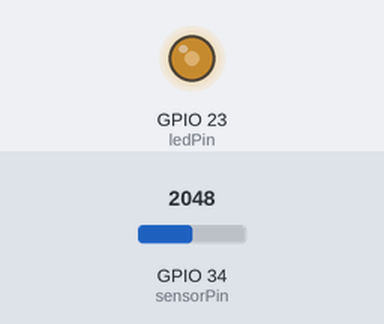
Bench run of a sketch on a simulated ESP32. On the bench: output pins drawn as LEDs (lit = HIGH). The test bench sets the inputs (shaded band); at power-on: GPIO 34 (sensorPin) = 2048. What the sketch prints to the serial monitor is not drawn.

Above: at 1.2 s.
1.3 s: GPIO 34 (sensorPin) set to 1228
At 2.5 s:
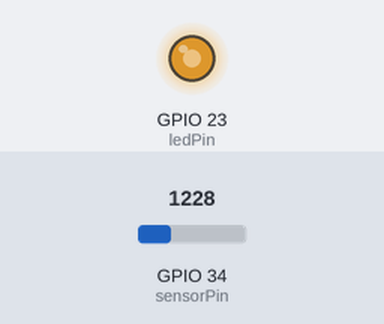
2.9 s: GPIO 34 (sensorPin) set to 491
At 3.8 s:
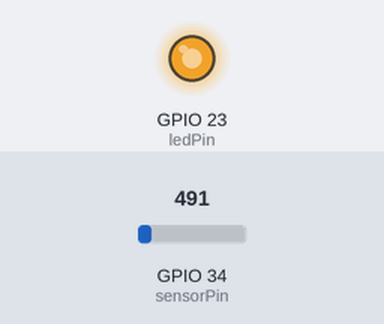
4.5 s: GPIO 34 (sensorPin) set to 3603
At 5.2 s:
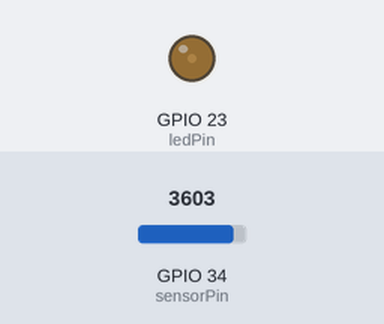
6.1 s: GPIO 34 (sensorPin) set to 4095
At 6.5 s:
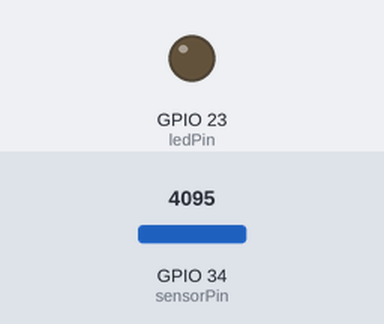
7.7 s: GPIO 34 (sensorPin) set to 2047
At 9.0 s:
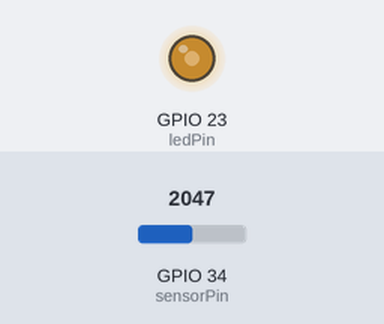
Timing chart, 0 to 10.3 s (numbered marks = the images above; inputs shaded):
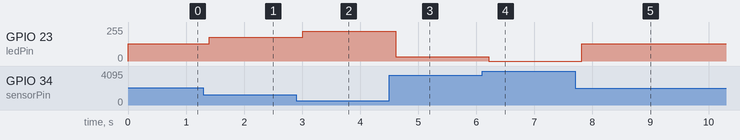

The sketch:

hw03.ino
```cpp
#include <Arduino.h>

const int ledPin = 23;
const int sensorPin = 34;

void setup() {
  Serial.begin(115200);
  ledcAttach(ledPin, 5000, 8);
}

void loop() {
  int sensorVal = analogRead(sensorPin);
  int pwmVal = map(sensorVal, 0, 4095, 0, 255);
  int inverted = 255 - pwmVal;

  ledcWrite(ledPin, inverted);

  Serial.printf("Sensor: %d → Brightness: %d (inverted %d)\n", sensorVal, pwmVal, inverted);
  delay(200);
}
```

Measured:
- after the input at 1.3 s, GPIO 23 (ledPin): 128/255 → 178/255 after 0.10 s
- after the input at 2.9 s, GPIO 23 (ledPin): 178/255 → 224/255 after 0.11 s
- after the input at 4.5 s, GPIO 23 (ledPin): 224/255 → 31/255 after 0.11 s
- after the input at 6.1 s, GPIO 23 (ledPin): 31/255 → 0/255 after 0.11 s
- after the input at 7.7 s, GPIO 23 (ledPin): 0/255 → 128/255 after 0.12 s
